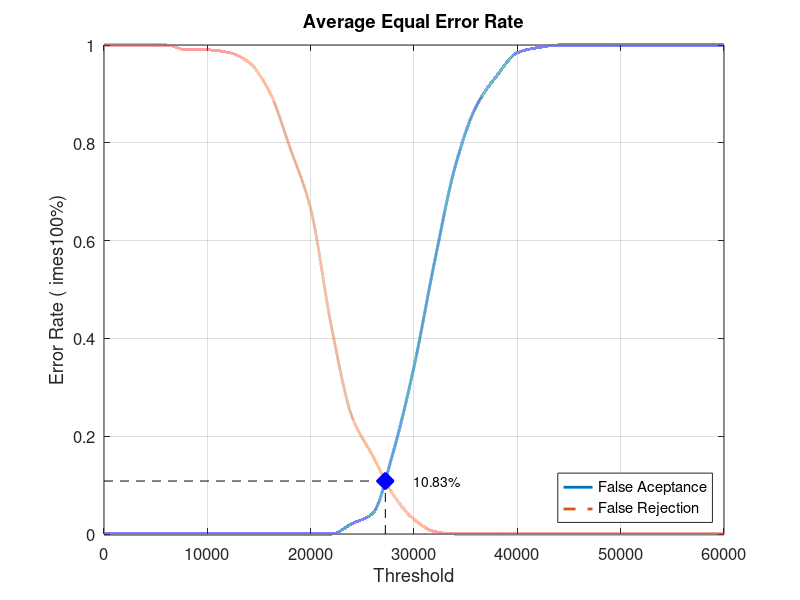
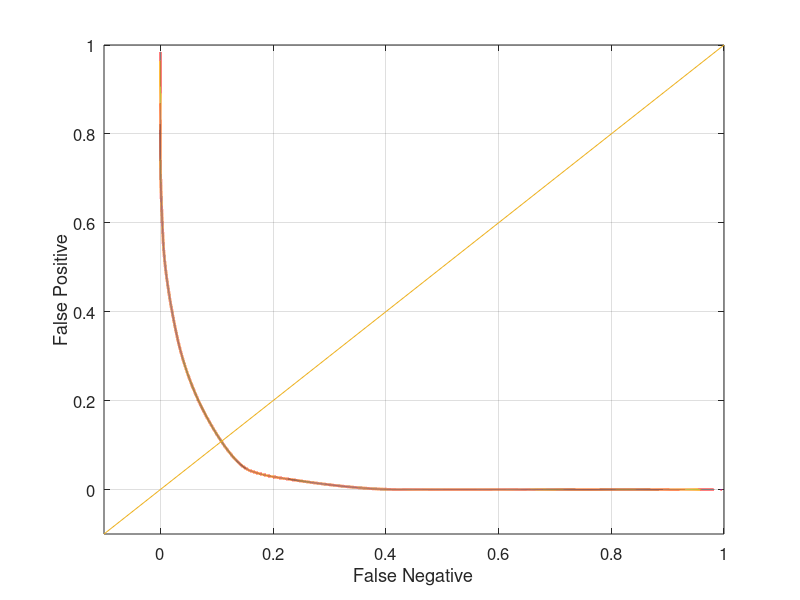

Write MATLAB code to recreate these figures, in order.
close all;
clear;
clc;
x = 0:2000:60000;
xq = 0:0.5:60000;

y0 = [0 0 0 0 0 0 0 0 0 0 0 0 0.0210526 0.0421053 0.168421 0.342105 0.557895 0.752632 0.873684 0.936842 0.984211 0.994737 1 1 1 1 1 1 1 1 1]
yy0 = interp1(x, y0, xq, 'pchip');
y1 = [1 1 1 1 0.99 0.99 0.985 0.965 0.905 0.79 0.665 0.425 0.24 0.16 0.08 0.03 0.005 0 0 0 0 0 0 0 0 0 0 0 0 0 0]
yy1 = interp1(x, y1, xq, 'pchip');

% Calculating EER: 
y2 = abs(y0 - y1);
find(y2 == min(y2))
yy2 = abs(yy0 - yy1);
xEER = find(yy2 == min(yy2));
xEERIndex = xq(xEER) % X-axis EER
yEER = yy0(xEER) % Y-axis EER

main = figure
plot(xq, yy0,'-','LineWidth', 2);	hold on
plot(xq, yy1,'--','LineWidth', 2);	hold on
plot([xEERIndex xEERIndex], [0 yEER], 'k--');	hold on
plot([0 xEERIndex], [yEER yEER], 'k--');	hold on
plot(xEERIndex, yEER, 'bx', 'LineWidth', 10);	hold on
text(xEERIndex + 10 * xEERIndex / 100, yEER, [num2str(round((10000 * yEER)) / 100) '%'])
legend('False Aceptance', 'False Rejection', 'Location', 'SouthEast')
xlabel('Threshold')
ylabel('Error Rate (	imes100%)')
title('Average Equal Error Rate')
set(gca, 'FontSize', 12)
axis([0 60000 0 1])
grid on

print(main, 'Database3_1Main', '-dpng');
FNRxFPR = figure('Color', [1 1 1]);
plot(yy1, yy0, '-', yy1, yy0, 'LineWidth', 2);
hold on
y = -0.1:0.1:1
plot(y, y); 
set(gca, 'FontSize', 12)
xlabel('False Negative')
ylabel('False Positive')
axis([-0.1 1 -0.1 1])
set(gca, 'FontSize', 12)
grid on

print(FNRxFPR, 'Database3_1FNRxFPR','-dpng');
